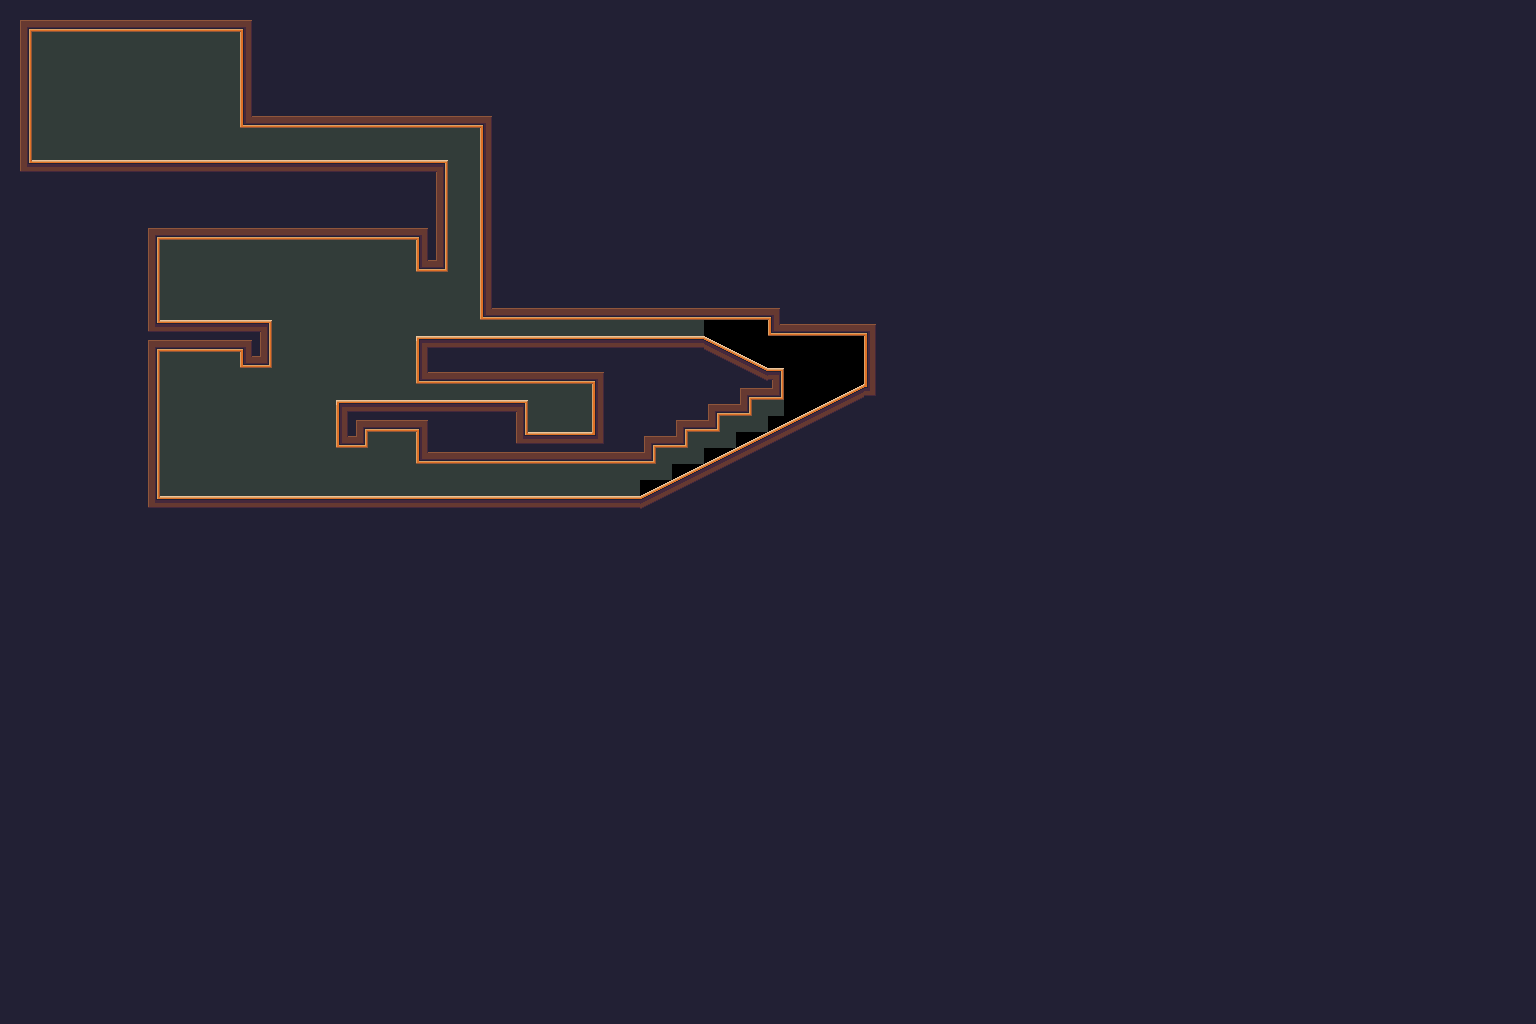

This is a level from a 2D game, rendered from its Tiled map with the project's own tilesets. A one-line summary and the map file follow, with tile-layer data summarised:
An orthogonal 96x64 tile map with 16x16 px tiles, 3 tile layers (Background, Midground, Foreground), 3 tilesets and 27 objects.

<map version="1.0" orientation="orthogonal" renderorder="right-down" width="96" height="64" tilewidth="16" tileheight="16" nextobjectid="7">
 <properties>
  <property name="unity:scale" value="0.0625" />
 </properties>
 <tileset firstgid="1" name="TestTileset" tilewidth="16" tileheight="16">
  <image source="../Sprites/Tilesets/TileMapTest001.png" width="160" height="144" />
  <terraintypes>
   <terrain name="Solid" tile="11" />
   <terrain name="Empty" tile="23" />
  </terraintypes>
  <tile id="0" terrain="1,1,1,0">
   <objectgroup draworder="index">
    <object id="0" x="0" y="0" width="16" height="16" />
   </objectgroup>
  </tile>
  <tile id="1" terrain="1,1,0,0">
   <objectgroup draworder="index">
    <object id="0" x="0" y="0" width="16" height="16" />
   </objectgroup>
  </tile>
  <tile id="2" terrain="1,1,0,1">
   <objectgroup draworder="index">
    <object id="0" x="0" y="0" width="16" height="16" />
   </objectgroup>
  </tile>
  <tile id="3" terrain="0,0,0,1">
   <objectgroup draworder="index">
    <object id="0" x="0" y="0" width="16" height="16" />
   </objectgroup>
  </tile>
  <tile id="4" terrain="0,0,1,0">
   <objectgroup draworder="index">
    <object id="0" x="0" y="0" width="16" height="16" />
   </objectgroup>
  </tile>
  <tile id="10" terrain="1,0,1,0">
   <objectgroup draworder="index">
    <object id="0" x="0" y="0" width="16" height="16" />
   </objectgroup>
  </tile>
  <tile id="11" terrain="0,0,0,0">
   <objectgroup draworder="index">
    <object id="0" x="0" y="0" width="16" height="16" />
   </objectgroup>
  </tile>
  <tile id="12" terrain="0,1,0,1">
   <objectgroup draworder="index">
    <object id="0" x="0" y="0" width="16" height="16" />
   </objectgroup>
  </tile>
  <tile id="13" terrain="0,1,0,0">
   <objectgroup draworder="index">
    <object id="0" x="0" y="0" width="16" height="16" />
   </objectgroup>
  </tile>
  <tile id="14" terrain="1,0,0,0">
   <objectgroup draworder="index">
    <object id="0" x="0" y="0" width="16" height="16" />
   </objectgroup>
  </tile>
  <tile id="20" terrain="1,0,1,1">
   <objectgroup draworder="index">
    <object id="0" x="0" y="0" width="16" height="16" />
   </objectgroup>
  </tile>
  <tile id="21" terrain="0,0,1,1">
   <objectgroup draworder="index">
    <object id="0" x="0" y="0" width="16" height="16" />
   </objectgroup>
  </tile>
  <tile id="22" terrain="0,1,1,1">
   <objectgroup draworder="index">
    <object id="0" x="0" y="0" width="16" height="16" />
   </objectgroup>
  </tile>
  <tile id="23" terrain="1,1,1,1" />
  <tile id="24">
   <objectgroup draworder="index">
    <object id="0" x="0" y="0" width="16" height="16" />
   </objectgroup>
  </tile>
  <tile id="30">
   <objectgroup draworder="index">
    <object id="0" x="0" y="16">
     <polygon points="0,0 16,0 16,-8" />
    </object>
   </objectgroup>
  </tile>
  <tile id="31">
   <objectgroup draworder="index">
    <object id="0" x="0" y="8">
     <polygon points="0,0 0,8 16,8 16,-8" />
    </object>
   </objectgroup>
  </tile>
  <tile id="32">
   <objectgroup draworder="index">
    <object id="0" x="0" y="16">
     <polygon points="0,0 16,0 16,-8 0,-16" />
    </object>
   </objectgroup>
  </tile>
  <tile id="33">
   <objectgroup draworder="index">
    <object id="0" x="16" y="16">
     <polygon points="0,0 -16,-8 -16,0" />
    </object>
   </objectgroup>
  </tile>
  <tile id="40">
   <objectgroup draworder="index">
    <object id="0" x="0" y="0" width="16" height="16" />
   </objectgroup>
  </tile>
  <tile id="41">
   <objectgroup draworder="index">
    <object id="0" x="0" y="0" width="16" height="16" />
   </objectgroup>
  </tile>
  <tile id="42">
   <objectgroup draworder="index">
    <object id="0" x="0" y="0" width="16" height="16" />
   </objectgroup>
  </tile>
  <tile id="43">
   <objectgroup draworder="index">
    <object id="0" x="0" y="0" width="16" height="16" />
   </objectgroup>
  </tile>
 </tileset>
 <tileset firstgid="91" source="../Sprites/Tilesets/Objects.tsx" />
 <tileset firstgid="181" source="../Sprites/Tilesets/Robots.tsx" />
 <layer name="Background" width="96" height="64">
  <data>[6144 cells, 0 non-empty, 0 distinct tile ids]</data>
 </layer>
 <layer name="Midground" width="96" height="64">
  <data>[6144 cells, 6144 non-empty, 23 distinct tile ids]</data>
 </layer>
 <objectgroup name="Interactions">
  <object id="1" gid="181" x="96" y="160" />
  <object id="3" gid="183" x="544" y="432" />
  <object id="4" gid="94" x="192" y="320" />
  <object id="5" gid="95" x="240" y="496" />
  <object id="6" gid="182" x="208" y="496" />
 </objectgroup>
 <layer name="Foreground" width="96" height="64">
  <data>[6144 cells, 0 non-empty, 0 distinct tile ids]</data>
 </layer>
</map>
